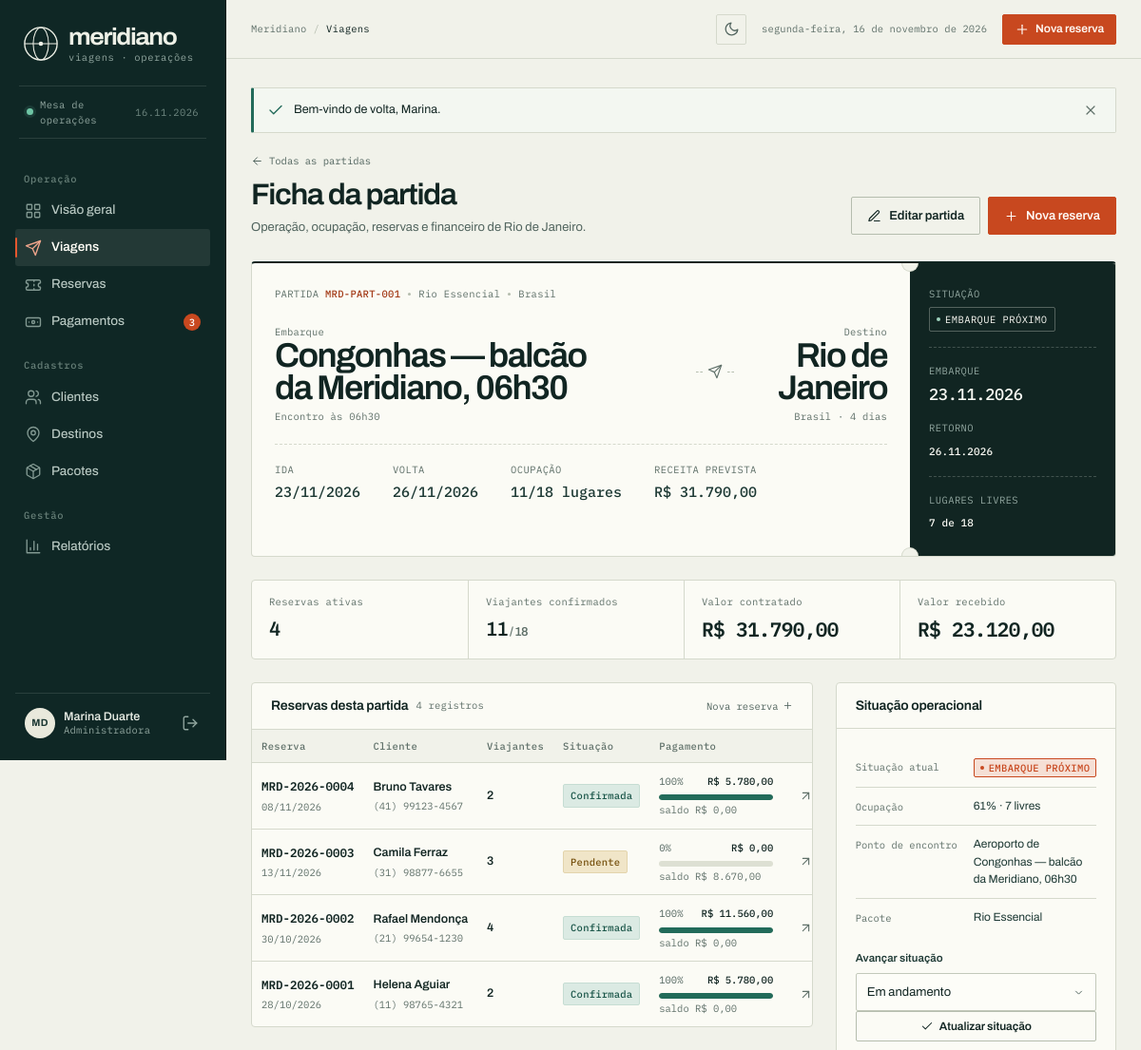
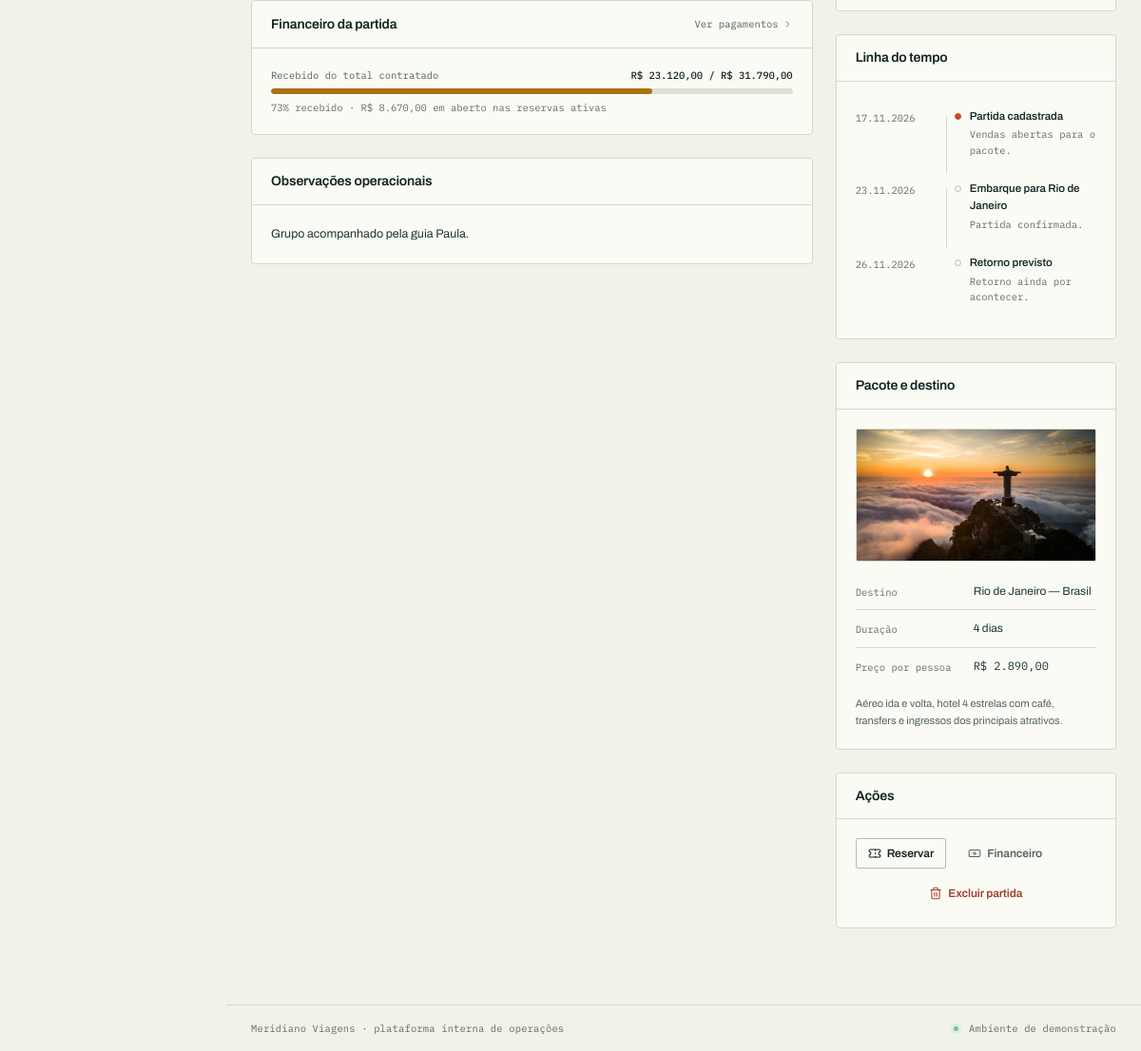
The app's page /index.php?r=viagens&acao=ver&id=1 (signed in) with its own data (2 pictures, top to bottom).
### tables this page shows
CREATE TABLE viagens (
  id               INT UNSIGNED AUTO_INCREMENT PRIMARY KEY,
  pacote_id        INT UNSIGNED NOT NULL,
  data_ida         DATE NOT NULL,
  data_volta       DATE NOT NULL,
  capacidade       SMALLINT UNSIGNED NOT NULL,
  status           ENUM('planejada', 'confirmada', 'em_andamento', 'concluida', 'cancelada')
                   NOT NULL DEFAULT 'planejada',
  ponto_encontro   VARCHAR(180) NULL,
  observacoes      TEXT NULL,
  criado_em        TIMESTAMP NOT NULL DEFAULT CURRENT_TIMESTAMP,
  CONSTRAINT fk_viagens_pacote FOREIGN KEY (pacote_id)
    REFERENCES pacotes (id) ON UPDATE CASCADE ON DELETE RESTRICT,
  INDEX idx_viagens_data (data_ida),
  INDEX idx_viagens_status (status)
);

CREATE TABLE pacotes (
  id             INT UNSIGNED AUTO_INCREMENT PRIMARY KEY,
  destino_id     INT UNSIGNED NOT NULL,
  titulo         VARCHAR(160) NOT NULL,
  descricao      TEXT NULL,
  duracao_dias   TINYINT UNSIGNED NOT NULL,
  preco          DECIMAL(10,2) NOT NULL,
  inclusos       TEXT NULL,
  ativo          TINYINT(1) NOT NULL DEFAULT 1,
  criado_em      TIMESTAMP NOT NULL DEFAULT CURRENT_TIMESTAMP,
  CONSTRAINT fk_pacotes_destino FOREIGN KEY (destino_id)
    REFERENCES destinos (id) ON UPDATE CASCADE ON DELETE RESTRICT,
  INDEX idx_pacotes_destino (destino_id)
);

CREATE TABLE reservas (
  id             INT UNSIGNED AUTO_INCREMENT PRIMARY KEY,
  codigo         VARCHAR(24) NOT NULL UNIQUE,
  cliente_id     INT UNSIGNED NOT NULL,
  viagem_id      INT UNSIGNED NOT NULL,
  data_reserva   DATE NOT NULL,
  viajantes      TINYINT UNSIGNED NOT NULL DEFAULT 1,
  valor_total    DECIMAL(10,2) NOT NULL,
  status         ENUM('pendente', 'confirmada', 'cancelada') NOT NULL DEFAULT 'pendente',
  observacoes    TEXT NULL,
  criado_em      TIMESTAMP NOT NULL DEFAULT CURRENT_TIMESTAMP,
  CONSTRAINT fk_reservas_cliente FOREIGN KEY (cliente_id)
    REFERENCES clientes (id) ON UPDATE CASCADE ON DELETE RESTRICT,
  CONSTRAINT fk_reservas_viagem FOREIGN KEY (viagem_id)
    REFERENCES viagens (id) ON UPDATE CASCADE ON DELETE RESTRICT,
  INDEX idx_reservas_viagem (viagem_id),
  INDEX idx_reservas_cliente (cliente_id),
  INDEX idx_reservas_status (status)
);

### views/viagens/show.php (the view, shortened to what the rows shown need)
<?php
$capacidade = (int) $viagem['capacidade'];
$ocupados = (int) $ocupados;
$livres = max(0, $capacidade - $ocupados);
$percentual = $capacidade > 0 ? min(100, (int) round(($ocupados / $capacidade) * 100)) : 0;
$origem = 'São Paulo';
if (!empty($viagem['ponto_encontro'])) {
    $partes = preg_split('/\s+[—–-]\s+/', (string) $viagem['ponto_encontro']);
    $origem = trim((string) ($partes[0] ?? 'São Paulo'));
    $origem = preg_replace('/^(Aeroporto|Rodoviária|Terminal)\s+(de|do|da)?\s*/iu', '', $origem) ?: $origem;
}
$horario = null;
if (!empty($viagem['ponto_encontro']) && preg_match('/\b(\d{1,2}h\d{0,2})\b/i', (string) $viagem['ponto_encontro'], $achado)) {
    $horario = $achado[1];
}
$proximosStatus = array_values(array_filter(
    $statusPermitidos,
    static fn (string $status): bool => $status !== $viagem['status']
));
$hoje = new DateTimeImmutable('today');
$volta = new DateTimeImmutable($viagem['data_volta']);
$retornoRealizado = $viagem['status'] === 'concluida' || $volta < $hoje;
$cancelada = $viagem['status'] === 'cancelada';
$confirmada = in_array($viagem['status'], ['confirmada', 'em_andamento', 'concluida'], true);
?>
<div class="page-head page-head--compact">
    <div class="page-head__copy">
        <a class="page-head__back" href="<?= url('viagens') ?>"><?= icon('arrow-left', 'icon', 13) ?> Todas as partidas</a>
        <h1>Ficha da partida</h1>
    </div>
</div>
<article class="boarding-pass" aria-label="Cartão da partida">
    <div class="boarding-pass__main">
        <p class="boarding-pass__eyebrow">
            <span>PARTIDA <strong><?= e(sprintf('MRD-PART-%03d', $viagem['id'])) ?></strong></span>
        </p>
        <div class="boarding-pass__route">
            <div class="boarding-pass__city">
                <small>Embarque</small>
                <h2><?= e($origem) ?></h2>
                <small><?= $horario ? 'Encontro às ' . e($horario) : 'Ponto de encontro a definir' ?></small>
            </div>
            <div class="boarding-pass__city" style="text-align: right;">
                <small>Destino</small>
                <h2><?= e($viagem['destino_nome']) ?></h2>
                <small><?= e($viagem['destino_pais']) ?> · <?= (int) $viagem['duracao_dias'] ?> dias</small>
            </div>
        </div>
        <div class="boarding-pass__facts">
            <div>
                <span class="boarding-fact__label">IDA</span>
                <span class="boarding-fact__value boarding-fact__value--lg"><?= e(data_br($viagem['data_ida'])) ?></span>
            </div>
            <div>
                <span class="boarding-fact__label">VOLTA</span>
                <span class="boarding-fact__value boarding-fact__value--lg"><?= e(data_br($viagem['data_volta'])) ?></span>
            </div>
            <div>
                <span class="boarding-fact__label">OCUPAÇÃO</span>
                <span class="boarding-fact__value boarding-fact__value--lg"><?= $ocupados ?>/<?= $capacidade ?> lugares</span>
            </div>
        </div>
    </div>
    <div class="boarding-pass__stub">
        <div>
            <span class="stub-label">EMBARQUE</span>
            <span class="stub-value stub-value--big"><?= e(data_curta($viagem['data_ida'])) ?></span>
        </div>
        <div>
            <span class="stub-label">RETORNO</span>
            <span class="stub-value"><?= e(data_curta($viagem['data_volta'])) ?></span>
        </div>
        <div>
            <span class="stub-label">LUGARES LIVRES</span>
            <span class="stub-value"><?= $livres ?> de <?= $capacidade ?></span>
        </div>
    </div>
</article>
<section class="stat-strip" aria-label="Resumo da partida">
    <div class="stat">
        <p class="stat__value"><?= $ocupados ?><span style="font-size: 13px; color: var(--ink-faint);"> / <?= $capacidade ?></span></p>
    </div>
</section>
<div class="detail-grid">
    <div class="detail-stack">
        <section class="panel panel--flush">
            <header class="panel__head">
                <h2 class="panel__title">Reservas desta partida <small><?= count($reservas) ?> registro<?= count($reservas) === 1 ? '' : 's' ?></small></h2>
            </header>
            <?php if ($reservas): ?>
                <div class="table-wrap">
                    <table class="data-table">
                        <thead>
                            <tr>
                                <th scope="col">Reserva</th>
                                <th scope="col">Cliente</th>
                                <th scope="col">Viajantes</th>
                                <th scope="col">Situação</th>
                                <th scope="col">Pagamento</th>
                                <th scope="col"><span class="sr-only">Ações</span></th>
                            </tr>
                        </thead>
                        <tbody>
                            <?php foreach ($reservas as $reserva): ?>
                                <?php
                                $pagoReserva = (float) $reserva['valor_pago'];
                                $totalReserva = (float) $reserva['valor_total'];
                                $percentualReserva = $totalReserva > 0 ? min(100, (int) round(($pagoReserva / $totalReserva) * 100)) : 0;
                                ?>
                                <tr>
                                    <td>
                                        <a class="cell-main mono" href="<?= url('reservas', ['acao' => 'ver', 'id' => $reserva['id']]) ?>"><?= e($reserva['codigo']) ?></a>
                                        <div class="cell-sub"><?= e(data_br($reserva['data_reserva'])) ?></div>
                                    </td>
                                    <td>
                                        <span class="cell-main"><?= e($reserva['cliente_nome']) ?></span>
                                        <div class="cell-sub"><?= e(formatar_telefone($reserva['cliente_telefone'])) ?></div>
                                    </td>
                                    <td class="cell-strong"><?= (int) $reserva['viajantes'] ?></td>
                                    <td><span class="badge badge--<?= e(badge_tom($reserva['status'])) ?>"><?= e(status_reserva_label($reserva['status'])) ?></span></td>
                                    <td>
                                        <div class="progress" style="min-width: 120px;">
                                            <div class="progress__head">
                                                <span><?= $percentualReserva ?>%</span>
                                                <strong><?= e(money($pagoReserva)) ?></strong>
                                            </div>
                                            <div class="progress__track">
                                                <div class="progress__fill <?= $percentualReserva >= 100 ? 'progress__fill--full' : ($percentualReserva < 50 ? 'progress__fill--warn' : '') ?>"
                                                     style="width: <?= $percentualReserva ?>%"></div>
                                            </div>
                                        </div>
                                        <div class="cell-sub">saldo <?= e(money(max(0, $totalReserva - $pagoReserva))) ?></div>
                                    </td>
                                    <td class="cell-actions">
                                        <a class="action-link" href="<?= url('reservas', ['acao' => 'ver', 'id' => $reserva['id']]) ?>" aria-label="Abrir reserva <?= e($reserva['codigo']) ?>" title="Abrir reserva">
                                            <?= icon('arrow-up-right', 'icon', 15) ?>
                                        </a>
                                    </td>
                                </tr>
                            <?php endforeach; ?>
                        </tbody>
                    </table>
                </div>
            <?php endif; ?>
        </section>
        <section class="panel">
            <header class="panel__head">
                <h2 class="panel__title">Financeiro da partida</h2>
            </header>
        </section>
        <section class="panel">
            <header class="panel__head">
                <h2 class="panel__title">Observações operacionais</h2>
            </header>
            <div class="panel__body">
                <?php if ($viagem['observacoes']): ?>
                    <p style="font-size: 12.5px; color: var(--ink-soft); line-height: 1.7;"><?= nl2br(e($viagem['observacoes'])) ?></p>
                <?php else: ?>
                    <p class="muted" style="font-size: 12px;">Nenhuma observação registrada para esta partida. Use a edição para incluir instruções ao grupo.</p>
                <?php endif; ?>
            </div>
        </section>
    </div>
    <aside class="detail-stack" aria-label="Dados operacionais da partida">
        <section class="panel">
            <header class="panel__head">
                <h2 class="panel__title">Situação operacional</h2>
            </header>
            <div class="panel__body">
                <div class="info-list">
                    <div class="info-row">
                        <dt>Ocupação</dt>
                        <dd><?= $percentual ?>% · <?= $livres ?> livre<?= $livres === 1 ? '' : 's' ?></dd>
                    </div>
                    <div class="info-row">
                        <dt>Ponto de encontro</dt>
                        <dd><?= e($viagem['ponto_encontro'] ?: 'A definir') ?></dd>
                    </div>
                </div>
                <?php if ($proximosStatus): ?>
                    <form method="post" action="<?= url('viagens', ['acao' => 'status', 'id' => $viagem['id']]) ?>" style="margin-top: 16px;">
                        <div class="field">
                            <label for="status-rapido">Avançar situação</label>
                            <select id="status-rapido" name="status" required>
                                <?php foreach ($proximosStatus as $chave): ?>
                                    <option value="<?= e($chave) ?>"><?= e(status_viagem_label($chave)) ?></option>
                                <?php endforeach; ?>
                            </select>
                        </div>
                        <button class="button button--secondary button--small button--full" type="submit">
                            <?= icon('check', 'icon', 14) ?> Atualizar situação
                        </button>
                    </form>
                <?php else: ?>
                    <p class="muted" style="font-size: 11px; margin-top: 14px;">Esta partida está em uma situação final. Reabra a edição se precisar ajustar os dados cadastrais.</p>
                <?php endif; ?>
            </div>
        </section>
        <section class="panel">
            <header class="panel__head">
                <h2 class="panel__title">Linha do tempo</h2>
            </header>
            <div class="panel__body">
                <div class="timeline">
                    <div class="timeline__item">
                        <span class="timeline__date"><?= e(data_curta(substr($viagem['criado_em'] ?? date('Y-m-d'), 0, 10))) ?></span>
                        <div class="timeline__copy">
                            <strong>Partida cadastrada</strong>
                            <small>Vendas abertas para o pacote.</small>
                        </div>
                    </div>
                    <div class="timeline__item">
                        <span class="timeline__date"><?= e(data_curta($viagem['data_ida'])) ?></span>
                        <div class="timeline__copy">
                            <strong>Embarque para <?= e($viagem['destino_nome']) ?></strong>
                            <small><?= $cancelada ? 'Cancelada.' : ($confirmada ? 'Partida confirmada.' : 'Aguardando confirmação.') ?></small>
                        </div>
                    </div>
                    <div class="timeline__item">
                        <span class="timeline__date"><?= e(data_curta($viagem['data_volta'])) ?></span>
                        <div class="timeline__copy">
                            <strong>Retorno previsto</strong>
                            <small><?= $retornoRealizado ? 'Retorno realizado.' : 'Retorno ainda por acontecer.' ?></small>
                        </div>
                    </div>
                </div>
            </div>
        </section>
        <section class="panel">
            <header class="panel__head">
                <h2 class="panel__title">Pacote e destino</h2>
            </header>
            <div class="panel__body">
                <?php if ($viagem['destino_imagem']): ?>
                    <img class="thumb" src="<?= e(asset($viagem['destino_imagem'])) ?>" alt="<?= e($viagem['destino_nome']) ?>" width="280" height="140" loading="lazy" style="width: 100%; height: 140px; object-fit: cover; margin-bottom: 12px;">
                <?php endif; ?>
                <div class="info-list">
                    <div class="info-row">
                    </div>
                    <div class="info-row">
                        <dt>Duração</dt>
                        <dd><?= (int) $viagem['duracao_dias'] ?> dias</dd>
                    </div>
                    <div class="info-row">
                    </div>
                </div>
                <?php if ($viagem['inclusos']): ?>
                    <p style="margin-top: 12px; font-size: 11px; color: var(--ink-muted); line-height: 1.6;"><?= nl2br(e($viagem['inclusos'])) ?></p>
                <?php endif; ?>
            </div>
        </section>
        <section class="panel">
            <header class="panel__head">
                <h2 class="panel__title">Ações</h2>
            </header>
        </section>
    </aside>
</div>

### app/icons.php (shortened to what the rows shown need)
<?php
function icon(string $nome, string $classe = 'icon', int $tamanho = 20): string
{
    $path = $icones[$nome] ?? $icones['info'];
    return '<svg class="' . e($classe) . '" width="' . $tamanho . '" height="' . $tamanho
        . '" viewBox="0 0 24 24" fill="none" stroke="currentColor" stroke-width="1.8"'
        . ' stroke-linecap="round" stroke-linejoin="round" aria-hidden="true">' . $path . '</svg>';
}

### records on screen
viagens: id "MRD-PART-001", ponto_encontro "Congonhas — balcão da Meridiano, 06h30", pacote.duracao_dias "4", data_ida "23/11/2026", data_volta "26/11/2026", capacidade "18", data_ida "23.11.2026", data_volta "26.11.2026", capacidade "7", observacoes "Grupo acompanhado pela guia Paula.", capacidade "61", ponto_encontro "Aeroporto de Congonhas — balcão da Meridiano, 06h30", status "Em andamento", pacote.inclusos "Aéreo ida e volta, hotel 4 estrelas com café, transfers e ingressos dos principais atrativos."
reservas: codigo "MRD-2026-0004", data_reserva "08/11/2026", cliente_nome "Bruno Tavares", cliente_telefone "(41) 99123-4567", viajantes "2", status "Confirmada", percentualReserva "100", pagoReserva "R$ 5.780,00", pagoReserva "R$ 0,00", $tamanho 15 (drawn)
reservas: codigo "MRD-2026-0003", data_reserva "13/11/2026", cliente_nome "Camila Ferraz", cliente_telefone "(31) 98877-6655", viajantes "3", status "Pendente", percentualReserva "0", pagoReserva "R$ 0,00", pagoReserva "R$ 8.670,00", $tamanho 15 (drawn)
reservas: codigo "MRD-2026-0002", data_reserva "30/10/2026", cliente_nome "Rafael Mendonça", cliente_telefone "(21) 99654-1230", viajantes "4", status "Confirmada", percentualReserva "100", pagoReserva "R$ 11.560,00", pagoReserva "R$ 0,00", $tamanho 15 (drawn)
reservas: codigo "MRD-2026-0001", data_reserva "28/10/2026", cliente_nome "Helena Aguiar", cliente_telefone "(11) 98765-4321", viajantes "2", status "Confirmada", percentualReserva "100", pagoReserva "R$ 5.780,00", pagoReserva "R$ 0,00", $tamanho 15 (drawn)

### other values on screen
$item['label'] "Visão geral"
$item['label'] "Viagens"
$item['label'] "Reservas"
$item['label'] "Pagamentos"
$item['badge'] "3"
$item['label'] "Clientes"
$item['label'] "Destinos"
$item['label'] "Pacotes"
$item['label'] "Relatórios"
iniciais($usuario['nome'] ?? '') "MD"
$usuario['nome'] "Marina Duarte"
$secaoAtual "Viagens"
data_extenso() "segunda-feira, 16 de novembro de 2026"
$mensagem['mensagem'] "Bem-vindo de volta, Marina."
$viagem['destino_nome'] "Rio de Janeiro"
